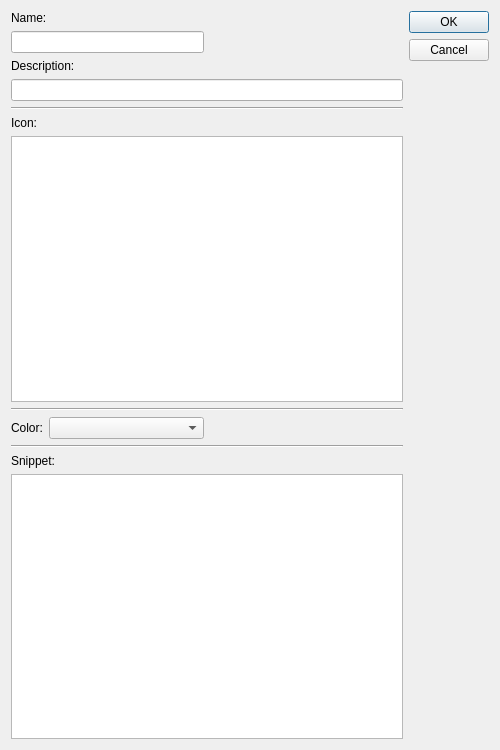
<?xml version="1.0" encoding="UTF-8"?>
<ui version="4.0">
 <class>add_snippet_Dialog</class>
 <widget class="QDialog" name="add_snippet_Dialog">
  <property name="geometry">
   <rect>
    <x>0</x>
    <y>0</y>
    <width>500</width>
    <height>750</height>
   </rect>
  </property>
  <property name="minimumSize">
   <size>
    <width>500</width>
    <height>750</height>
   </size>
  </property>
  <property name="windowTitle">
   <string>Dialog</string>
  </property>
  <layout class="QGridLayout" name="gridLayout">
   <item row="0" column="2" rowspan="4">
    <widget class="QDialogButtonBox" name="snippet_buttonBox">
     <property name="orientation">
      <enum>Qt::Vertical</enum>
     </property>
     <property name="standardButtons">
      <set>QDialogButtonBox::Cancel|QDialogButtonBox::Ok</set>
     </property>
    </widget>
   </item>
   <item row="7" column="0" colspan="2">
    <layout class="QVBoxLayout" name="verticalLayout">
     <item>
      <widget class="QLabel" name="snippet_label">
       <property name="text">
        <string>Snippet:</string>
       </property>
      </widget>
     </item>
     <item>
      <widget class="QTextEdit" name="snippet_data_textEdit">
       <property name="styleSheet">
        <string notr="true">background-image: url(:/backgrounds/ressources/backgrounds/mytry2.png);
color: rgb(255, 255, 255);</string>
       </property>
      </widget>
     </item>
    </layout>
   </item>
   <item row="0" column="0">
    <layout class="QVBoxLayout" name="verticalLayout_2">
     <item>
      <widget class="QLabel" name="name_label">
       <property name="text">
        <string>Name:</string>
       </property>
      </widget>
     </item>
     <item>
      <widget class="QLineEdit" name="snippet_name_lineEdit"/>
     </item>
    </layout>
   </item>
   <item row="6" column="0" colspan="2">
    <widget class="Line" name="line">
     <property name="orientation">
      <enum>Qt::Horizontal</enum>
     </property>
    </widget>
   </item>
   <item row="0" column="1">
    <spacer name="horizontalSpacer">
     <property name="orientation">
      <enum>Qt::Horizontal</enum>
     </property>
     <property name="sizeHint" stdset="0">
      <size>
       <width>40</width>
       <height>20</height>
      </size>
     </property>
    </spacer>
   </item>
   <item row="4" column="0" colspan="2">
    <widget class="Line" name="line_2">
     <property name="orientation">
      <enum>Qt::Horizontal</enum>
     </property>
    </widget>
   </item>
   <item row="5" column="0">
    <layout class="QFormLayout" name="formLayout_3">
     <item row="0" column="0">
      <widget class="QLabel" name="color_label">
       <property name="text">
        <string>Color:</string>
       </property>
      </widget>
     </item>
     <item row="0" column="1">
      <widget class="QComboBox" name="color_comboBox"/>
     </item>
    </layout>
   </item>
   <item row="3" column="0" colspan="2">
    <layout class="QVBoxLayout" name="verticalLayout_4">
     <item>
      <widget class="QLabel" name="icon_label">
       <property name="text">
        <string>Icon:</string>
       </property>
      </widget>
     </item>
     <item>
      <widget class="QListView" name="icon_listView">
       <property name="viewMode">
        <enum>QListView::IconMode</enum>
       </property>
      </widget>
     </item>
    </layout>
   </item>
   <item row="2" column="0" colspan="2">
    <widget class="Line" name="line_3">
     <property name="orientation">
      <enum>Qt::Horizontal</enum>
     </property>
    </widget>
   </item>
   <item row="1" column="0" colspan="2">
    <layout class="QVBoxLayout" name="verticalLayout_3">
     <item>
      <widget class="QLabel" name="description_label">
       <property name="text">
        <string>Description:</string>
       </property>
      </widget>
     </item>
     <item>
      <widget class="QLineEdit" name="snippet_description_lineEdit"/>
     </item>
    </layout>
   </item>
  </layout>
 </widget>
 <resources>
  <include location="pyqt_sorter_ressources.qrc"/>
 </resources>
 <connections>
  <connection>
   <sender>snippet_buttonBox</sender>
   <signal>accepted()</signal>
   <receiver>add_snippet_Dialog</receiver>
   <slot>accept()</slot>
   <hints>
    <hint type="sourcelabel">
     <x>248</x>
     <y>254</y>
    </hint>
    <hint type="destinationlabel">
     <x>157</x>
     <y>274</y>
    </hint>
   </hints>
  </connection>
  <connection>
   <sender>snippet_buttonBox</sender>
   <signal>rejected()</signal>
   <receiver>add_snippet_Dialog</receiver>
   <slot>reject()</slot>
   <hints>
    <hint type="sourcelabel">
     <x>316</x>
     <y>260</y>
    </hint>
    <hint type="destinationlabel">
     <x>286</x>
     <y>274</y>
    </hint>
   </hints>
  </connection>
 </connections>
</ui>
